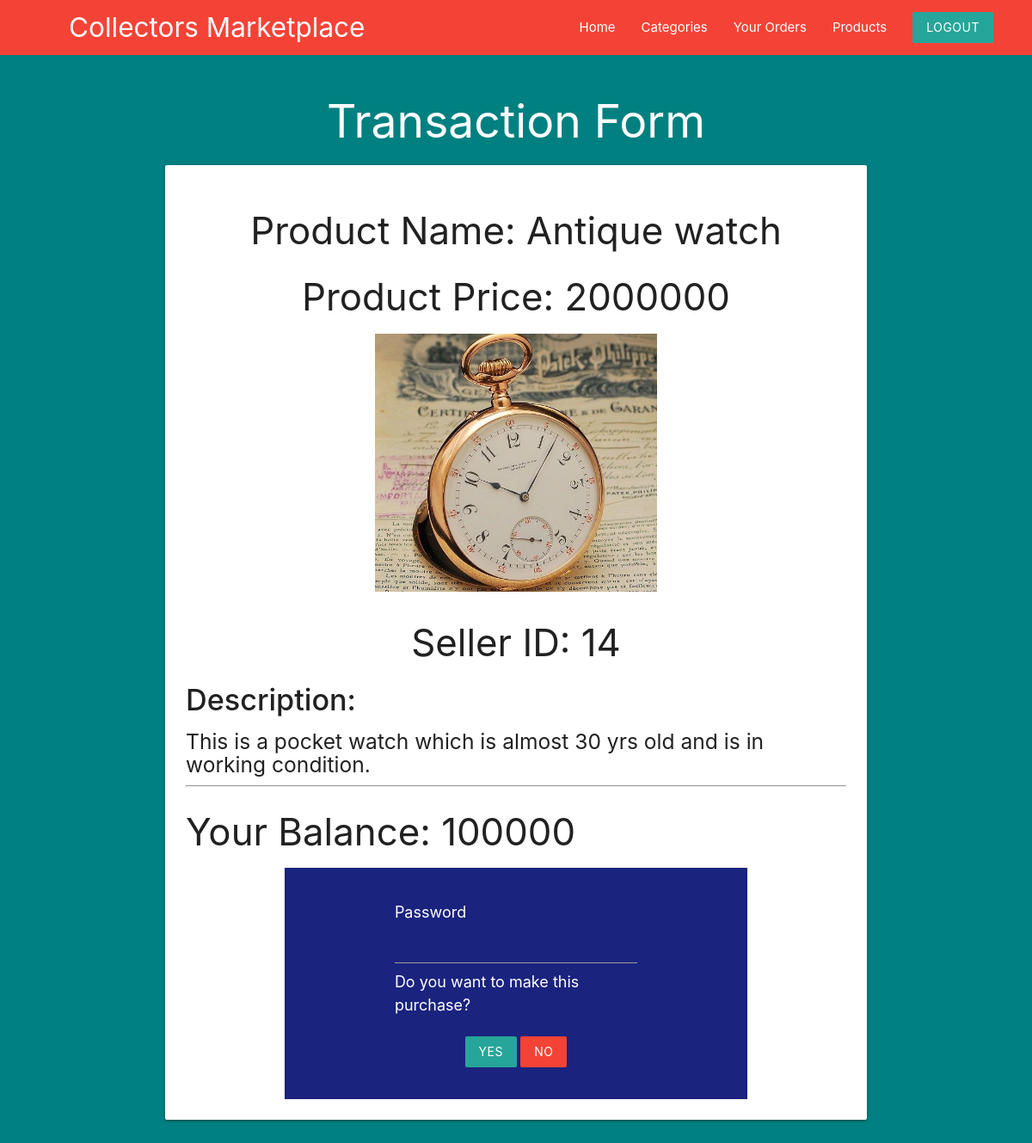
/user/purchase.php?product_id=19 (signed in), run on the app's committed database.
### tables this page shows
CREATE TABLE `product` (
  `product_id` int(5) NOT NULL,
  `cat_id` int(11) NOT NULL DEFAULT 404,
  `seller_id` int(11) NOT NULL,
  `product_name` varchar(50) NOT NULL,
  `product_price` int(11) NOT NULL,
  `product_img` varchar(255) NOT NULL,
  `timestamp_add` timestamp NOT NULL DEFAULT current_timestamp(),
  `status` int(1) NOT NULL DEFAULT 1,
  `product_desc` text NOT NULL
);

CREATE TABLE `customers` (
  `cust_id` int(5) NOT NULL,
  `cust_username` varchar(50) NOT NULL,
  `cust_pass` int(11) NOT NULL,
  `cust_name` varchar(20) NOT NULL,
  `cust_addr` text NOT NULL,
  `cust_email` varchar(50) NOT NULL,
  `cust_image` varchar(255) NOT NULL,
  `cust_phone` bigint(10) NOT NULL,
  `cust_balance` int(5) NOT NULL
);

### user/purchase.php (the view, shortened to what this page needs)
<?php
    include("../templates/database_conn.php");
    $uid=$_SESSION['USER_ID'];
    $sql1="SELECT * FROM `customers` WHERE cust_id ='$uid'";
    $res1=mysqli_query($con,$sql1);
    $urow1 = mysqli_fetch_array($res1, MYSQLI_ASSOC);
    if(isset($_GET['product_id'])){
        $p=$_GET['product_id'];
        $sql= "SELECT * FROM `product` WHERE `product_id`='$p' and `status`=1";
        $res=mysqli_query($con,$sql);
        $prod=mysqli_fetch_array($res,MYSQLI_ASSOC);
    }
?>
<!DOCTYPE html>
<html lang="en">
<head>
    <link rel="stylesheet" href="../templates/stylesheet.css">
    <link rel="stylesheet" href="https://cdnjs.cloudflare.com/ajax/libs/materialize/1.0.0/css/materialize.min.css">
</head>
<body class="grey lighten-4" >
<nav class="red z-depth-0" style="padding-right: 30px;padding-left: 80px;">
		<div>
			<a href="user_home.php" class="brand-logo brand-text hide-on-med-and-down">Collectors Marketplace</a>
            <ul id="nav-mobile" class="right">
                <li ><a href="user_home.php">Home</a></li>
                <li ><a href="user_categories.php">Categories</a></li>
                <li ><a href="user_orders.php">Your Orders</a></li>
                <li><a href="All_products.php">Products</a></li>
				<li><a href="user_logout.php" class="btn brand z-depth-0">Logout</a></li>
		    </ul>
		</div>
</nav>
<div class="blackbgbg">
<div class="container">
<h2 class="white-text" style="text-align:center;">Transaction Form</h2>
    <div class="card">
    <div class="card-content">
    <center>
        <h3>Product Name: <?php echo $prod['product_name'];?></h3>
        <h3>Product Price: <?php echo $prod['product_price'];?></h3>
        <img src="<?php echo $prod['product_img'];?>" height=300px>
        <h3>Seller ID: <?php echo $prod['seller_id'];?></h3>
    </center>
        <h4><strong>Description: </h4></strong><h5><?php echo $prod['product_desc'];?></h5>
    <hr>
    <h3>Your Balance: <?php echo $urow1['cust_balance']?></h3>
    <div class="container  indigo darken-4">
    <form action="" method="post">
        <label style="font-size:18px; color:white;">Password</label>
        <input type="password" name="password" class="white-text" value='' required>
        <label style="font-size:18px; color:white;">Do you want to make this purchase?</label>
        <div><br></div>
        <div class="center">
        <input type="submit" name="confirm" value="YES" class="btn brand z-depth-0">
        <input type="submit" name="confirm" value="NO"  class="btn brand red z-depth-0">
        </div>
    </form>
    </div>
    </div>
    </div>
</div>
</div>
</body>
</html>

### templates/stylesheet.css (style rules this page uses)
.container { width: 80%; margin: 0 auto; border: none; padding: 1%; }
.blackbgbg { background-color: teal; }

### user/purchase.php (style rules this page uses)
form { max-width: 800px; margin: 10px 100px 10px 100px; padding: 20px; }

### data on the page
product: product_name "Antique watch", product_price "2000000", product_img (picture), seller "14", product_desc "This is a pocket watch which is almost 30 yrs old and is in working condition."
customers: cust_balance "100000"
